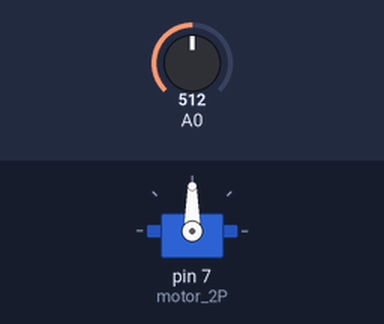
Bench run of a sketch on a simulated Arduino Uno, built with avr-gcc and run on an emulated ATmega328P. Parts: servo. The inputs (shaded band) are chosen by the test bench; at power-on: A0 = 512.

Above: at 1.2 s.
1.3 s: A0 set to 716
At 2.1 s:
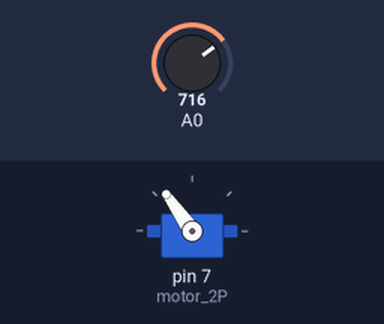
2.8 s: A0 set to 900
At 3.2 s:
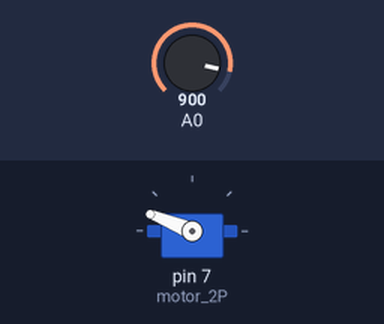
4.3 s: A0 set to 1023
At 5.5 s:
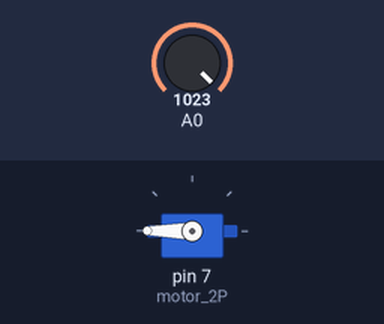
5.8 s: A0 set to 306
At 6.7 s:
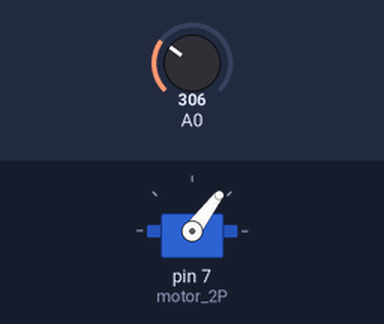
7.3 s: A0 set to 122
At 7.8 s:
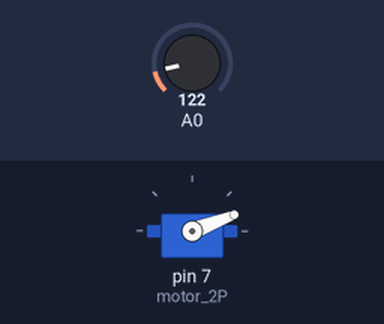
Timing chart, 0 to 9.8 s (numbered marks = the images above; inputs shaded):
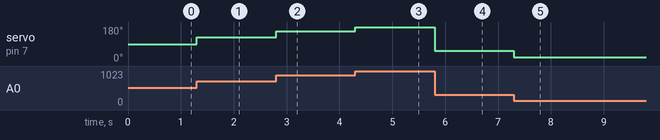

Measured:
- after the input at 1.3 s, servo on pin 7 (motor_2P): 90° → 125° at once
- after the input at 2.8 s, servo on pin 7 (motor_2P): 125° → 158° at once
- after the input at 4.3 s, servo on pin 7 (motor_2P): 158° → 180° at once
- after the input at 5.8 s, servo on pin 7 (motor_2P): 180° → 53° at once
- after the input at 7.3 s, servo on pin 7 (motor_2P): 53° → 21° at once

The sketch:

Feedback_System.ino
```cpp
/* Designing a feedback system using a potentiometer that resembles the internal potentiometer's feedback that will move the 2nd motor in the same direction.
- START.
1- Add a servo motor (motor_2).
2- Add a potentiometer that resembles motor_1. (the potentiometer will be conected to the analog pin resembling the 1st motor.)
3- when motor_1 (the potentiometer) moves in a certain degree.
4- motor_2 will move in the same direction.
-END
*/

#include <Servo.h>
Servo motor_2;
int motor_1=A0; // the potentiometer simulates the 1st motor.
int motor_2P=7; // motor 2 pin;
void setup()
{
 motor_2.attach(motor_2P);
}

void loop()
{
  motor_1=analogRead(A0);
  motor_1=map(motor_1,1,1023,0,180); //when motor 1 moves motor 2 will move in the same direction.
  motor_2.write(motor_1);
}
```
